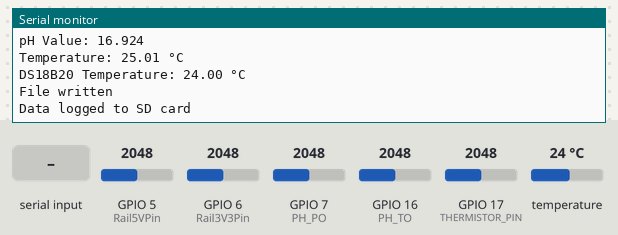
Simulated run of this program. Board: ESP32-S3. Parts: the last lines printed to the serial monitor. Inputs (shaded band) come from the test bench; at power-on: temperature 24 °C, GPIO 5 (Rail5VPin) = 2048, GPIO 6 (Rail3V3Pin) = 2048, GPIO 7 (PH_PO) = 2048, GPIO 16 (PH_TO) = 2048, GPIO 17 (THERMISTOR_PIN) = 2048. WiFi joins after 1.5 s; servers stay silent unless stated; the local clock reads 2024-03-15 10:24:30 at power-on unless the program sets it; storage starts empty.

Above: at 2.7 s.
2.8 s: "DOWNLOAD \n" received over Serial
5.8 s: "RESET\n" received over Serial
8.6 s: "STOP_LOGGING\n" received over Serial
At 10.6 s:
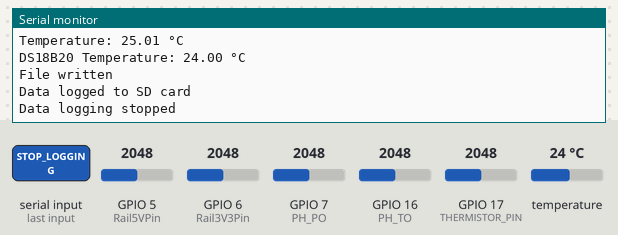
11.4 s: "START_LOGGING\n" received over Serial
At 12.6 s:
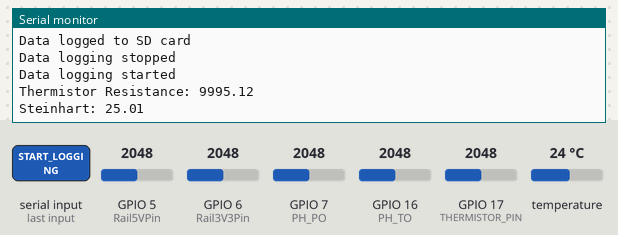
13.4 s: temperature set to 12 °C
At 15.1 s:
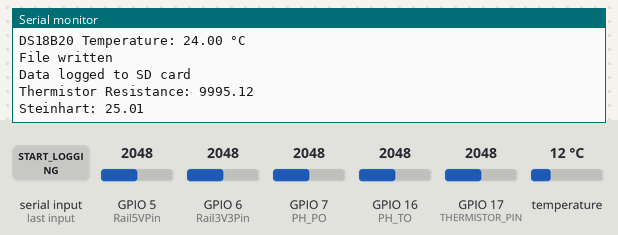
15.3 s: GPIO 5 (Rail5VPin) set to 2866
At 16.1 s:
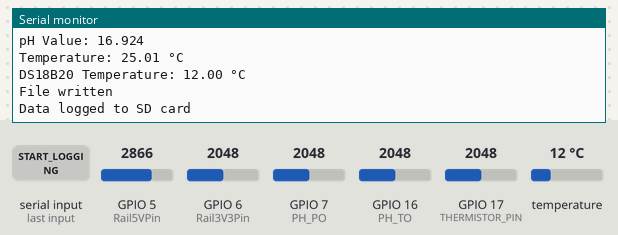
Timing chart, 0 to 18.2 s (numbered marks = the images above; inputs shaded):
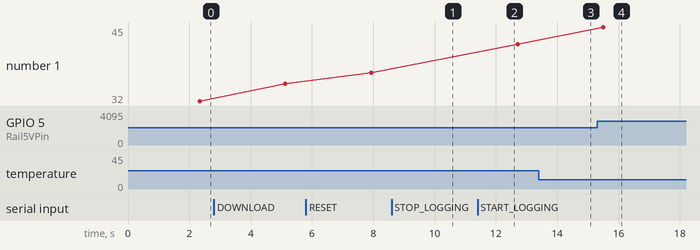

The program:

main.cpp
```cpp
#include <Arduino.h>
#include <WiFi.h>
#include <FS.h>
#include <SD_MMC.h>
#include "time.h"
#include "sysvoltagemon.h"
#include "tds.h"
#include "ph.h"
#include "thermistor.h"
#include "wifi_driver.h"
#include "ds18b20.h"
#include "sdcard_driver.h"  // Include the SD card driver

// Replace with your network credentials
const char* ssid = "Apocalypse";
const char* password = "JS283ac$";

// NTP server to request time from
// const char* ntpServer = "pool.ntp.org";
const char* ntpServer = "time.google.com";
// Time zone offset in seconds (for example, -5*3600 for EST)
const long gmtOffset_sec = -5 * 3600; // Adjust this to your time zone
const int daylightOffset_sec = 3600; // Daylight offset, adjust if needed

// Pin where the DS18B20 is connected
const uint8_t DS18B20_PIN = 47; // Corrected pin for DS18B20

// Create an instance of the DS18B20 class
DS18B20 temperatureSensor(DS18B20_PIN);

// Create an instance of the SDCardDriver class
SDCardDriver sdCard;

// Create a mutex for SD card access
SemaphoreHandle_t sdCardMutex;

// Flag to control data logging
bool isLoggingEnabled = true;

// Create an instance of the WiFiDriver class
WiFiDriver wifi;

// Function declarations
void handleSerialCommand();
void printSensorValues();
void printLocalTime();
void downloadFile(String fileName);  // Forward declaration
void deleteFile(String fileName);  // Forward declaration
void createDatalogWithHeaders();  // Function to create datalog with headers

void setup() {
    // Start the Serial Monitor
    Serial.begin(115200);
    delay(10);

    // Initialize the Wi-Fi driver and connect to Wi-Fi
    wifi.begin(ssid, password);

    // Synchronize time with NTP
    configTime(gmtOffset_sec, daylightOffset_sec, ntpServer);
    Serial.println("Waiting for NTP time sync...");
    struct tm timeinfo;
    while (!getLocalTime(&timeinfo)) {
        Serial.print(".");
        delay(1000);
    }
    Serial.println("\nTime synchronized!");

    // Print the current local time for debugging
    printLocalTime();

    // Initialize all other systems
    initSysVoltageMon();
    initTDS();
    initph();
    initThermistor();

    // Initialize the DS18B20 temperature sensor
    temperatureSensor.begin();

    // Initialize the SD card mutex
    sdCardMutex = xSemaphoreCreateMutex();

    // Initialize the SD card
    xSemaphoreTake(sdCardMutex, portMAX_DELAY);
    bool sdCardInitialized = sdCard.begin();
    xSemaphoreGive(sdCardMutex);
    if (!sdCardInitialized) {
        Serial.println("SD card initialization failed!");
        return;
    }

    // Create the CSV header if the file doesn't exist
    createDatalogWithHeaders();
}

void loop() {
    // Handle serial commands
    if (Serial.available() > 0) {
        handleSerialCommand();
    }

    // Perform regular data logging if enabled
    if (isLoggingEnabled) {
        printSensorValues();
    }

    delay(2000); // Update every 2 seconds
}

void handleSerialCommand() {
    String command = Serial.readStringUntil('\n');
    command.trim(); // Remove any trailing whitespace

    if (command.startsWith("DOWNLOAD ")) {
        String fileName = command.substring(9);
        isLoggingEnabled = false;  // Pause data logging
        delay(100);  // Ensure any ongoing logging is completed
        downloadFile(fileName);
        isLoggingEnabled = true;  // Resume data logging
    } else if (command.startsWith("DELETE ")) {
        String fileName = command.substring(7);
        isLoggingEnabled = false;  // Pause data logging
        delay(100);  // Ensure any ongoing logging is completed
        deleteFile(fileName);
        isLoggingEnabled = true;  // Resume data logging
    } else if (command == "READ") {
        printSensorValues();
    } else if (command.startsWith("LOG ")) {
        String message = command.substring(4);
        xSemaphoreTake(sdCardMutex, portMAX_DELAY);
        sdCard.writeFile("/datalog.csv", (message + "\n").c_str());
        xSemaphoreGive(sdCardMutex);
        Serial.println("Message logged to SD card");
    } else if (command == "RESET") {
        // Example command to reset sensors
        initSysVoltageMon();
        initTDS();
        initph();
        initThermistor();
        temperatureSensor.begin();
        Serial.println("Sensors reset");
    } else if (command == "STOP_LOGGING") {
        // Example command to stop logging data
        isLoggingEnabled = false;
        Serial.println("Data logging stopped");
    } else if (command == "START_LOGGING") {
        // Example command to start logging data
        isLoggingEnabled = true;
        Serial.println("Data logging started");
    } else {
        Serial.println("Unknown command");
    }
}

void downloadFile(String fileName) {
    xSemaphoreTake(sdCardMutex, portMAX_DELAY);
    File file = SD_MMC.open("/" + fileName, FILE_READ);
    if (file) {
        Serial.println("START");
        while (file.available()) {
            Serial.write(file.read());
        }
        Serial.println("END");
        file.close();
    } else {
        Serial.println("Failed to open file: " + fileName);
    }
    xSemaphoreGive(sdCardMutex);
}

void deleteFile(String fileName) {
    Serial.println("Attempting to delete file: " + fileName);
    xSemaphoreTake(sdCardMutex, portMAX_DELAY);
    if (SD_MMC.remove("/" + fileName)) {
        Serial.println("DELETE_SUCCESS");
        // Recreate the file with headers
        createDatalogWithHeaders();
    } else {
        Serial.println("DELETE_FAILED");
    }
    xSemaphoreGive(sdCardMutex);
}

void createDatalogWithHeaders() {
    xSemaphoreTake(sdCardMutex, portMAX_DELAY);
    File file = SD_MMC.open("/datalog.csv", FILE_WRITE);
    if (file) {
        file.println("Timestamp,3.3V Rail (V),5V Rail (V),TDS Value (ppm),pH Value,Temperature (°C),DS18B20 Temperature (°C)");
        file.close();
        Serial.println("Datalog file created with headers.");
    } else {
        Serial.println("Failed to create datalog file with headers.");
    }
    xSemaphoreGive(sdCardMutex);
}

void printSensorValues() {
    // Monitor all systems and get values
    float voltage3V3 = getVoltage3V3();
    float voltage5V = getVoltage5V();
    float tdsValue = getTDSValue(voltage5V);
    float phValue = getPHValue(voltage5V);
    float temperature = getTemperature(voltage5V); // Use the 5V reference for the thermistor
    float ds18b20Temperature = temperatureSensor.getTemperature(); // Get temperature from DS18B20

    // Get the current time
    struct tm timeinfo;
    if (!getLocalTime(&timeinfo)) {
        Serial.println("Failed to obtain time");
        return;
    }
    char timeString[30];
    strftime(timeString, sizeof(timeString), "%Y-%m-%d %H:%M:%S", &timeinfo);

    // Print the readings in a tidy format
    Serial.print("Timestamp: ");
    Serial.println(timeString);
    Serial.print("3.3V Rail: ");
    Serial.print(voltage3V3, 3);
    Serial.println(" V");
    Serial.print("5V Rail: ");
    Serial.print(voltage5V, 3);
    Serial.println(" V");
    Serial.print("TDS Value: ");
    Serial.print(tdsValue, 0);
    Serial.println(" ppm");
    Serial.print("pH Value: ");
    Serial.print(phValue, 3);
    Serial.println("");
    Serial.print("Temperature: ");
    Serial.print(temperature, 2);
    Serial.println(" °C");
    Serial.print("DS18B20 Temperature: ");
    Serial.print(ds18b20Temperature, 2);
    Serial.println(" °C");

    // Log data to the SD card in CSV format
    String data = String(timeString) + "," + String(voltage3V3, 3) + "," +
                  String(voltage5V, 3) + "," + String(tdsValue, 0) + "," +
                  String(phValue, 3) + "," + String(temperature, 2) + "," +
                  String(ds18b20Temperature, 2) + "\n";
    xSemaphoreTake(sdCardMutex, portMAX_DELAY);
    if (sdCard.writeFile("/datalog.csv", data.c_str())) {
        Serial.println("Data logged to SD card");
    }
    xSemaphoreGive(sdCardMutex);

    // Update sensor values in WiFiDriver
    wifi.updateSensorValues(voltage3V3, voltage5V, tdsValue, phValue, temperature, ds18b20Temperature);
}

void printLocalTime() {
    struct tm timeinfo;
    if (getLocalTime(&timeinfo)) {
        Serial.println(&timeinfo, "%A, %B %d %Y %H:%M:%S");
    } else {
        Serial.println("Failed to obtain time");
    }
}
```

ds18b20.cpp
```cpp
#include "ds18b20.h"

DS18B20::DS18B20(uint8_t pin) : oneWire(pin), sensors(&oneWire) {
}

void DS18B20::begin() {
    sensors.begin();
}

float DS18B20::getTemperature() {
    sensors.requestTemperatures();
    return sensors.getTempCByIndex(0);
}
```

ds18b20.h
```cpp
#ifndef DS18B20_H
#define DS18B20_H

#include <OneWire.h>
#include <DallasTemperature.h>

class DS18B20 {
public:
    DS18B20(uint8_t pin);
    void begin();
    float getTemperature();
private:
    OneWire oneWire;
    DallasTemperature sensors;
};

#endif // DS18B20_H
```

ph.cpp
```cpp
#include <Arduino.h>
#include "ph.h"

// "To" appears to be a temperature compensation pin but its function is currently unclear
#define PH_TO 16 // This is the pin number connected to To
// "Do" appears to be an interrupt pin that goes LOW (3.65V -> 0.77V) when the limit set by the potentiometer near the pins is reached.
// A red LED on the board (near the green one) activates when the pH limit is reached and can be used to calibrate the potentiometer.
#define PH_DO 15 // This is the pin number connected to Do
// "Po" is the raw output value for the pH
#define PH_PO 7 // This is the pin number connected to Po

void initph() {
    Serial.begin(115200);
    Serial.println("pH monitoring setup complete.");
    pinMode(PH_PO, INPUT);
    pinMode(PH_TO, INPUT);
}

float getPHValue(float voltage5V) {
    int measure = analogRead(PH_PO);
    double voltage = (voltage5V / 4095.0) * measure;

    // Read temperature from TO pin
    int tempValue = analogRead(PH_TO);
    float tempVoltage = (voltage5V / 4095.0) * tempValue; // Use passed voltage5V for temperature reading
    float tempSensorValue = tempVoltage * 100.0; // Example conversion, adjust based on sensor specifics

    // Example known ambient temperature (adjust as needed)
    float ambientTemperature = 25.0;

    // Calculate offset
    float offset = ambientTemperature - tempSensorValue;

    // Apply temperature compensation (example formula, adjust based on specifics)
    float compensatedVoltage = voltage + (offset * 0.01); // Example adjustment

    // Use voltage5V / 2 as the midpoint instead of assuming 2.5
    float midpoint = voltage5V / 2.0;
    float Po = 7 + ((midpoint - compensatedVoltage) / 0.18);
    return Po;
}
```

ph.h
```cpp
#ifndef PH_H
#define PH_H

void initph();
float getPHValue(float voltage5V);

#endif // PH_H
```

sysvoltagemon.cpp
```cpp
#include <Arduino.h>
#include "sysvoltagemon.h"

#define VREF 3.3           // Analog reference voltage (Volt) of the ADC for ESP32
#define ADC_MAX 4095       // 12-bit ADC
#define VOLTAGE_DIVIDER_RATIO (10.0 + 4.7) / 4.7 // Ratio for the 5V rail voltage divider
#define CORRECTION_FACTOR_5V 0.789 // Correction factor based on observed discrepancy for 5V rail
#define CORRECTION_FACTOR_3V3 1.0067 // Correction factor based on observed discrepancy for 3.3V rail

#define Rail3V3Pin 6       // ADC pin for 3.3V rail
#define Rail5VPin 5       // ADC pin for 5V rail (through voltage divider)

void initSysVoltageMon() {
    Serial.begin(115200);
    Serial.println("Voltage monitoring setup complete.");
    pinMode(Rail3V3Pin, INPUT);
    pinMode(Rail5VPin, INPUT);
}

float getVoltage3V3() {
    int adcValue3V3 = analogRead(Rail3V3Pin);
    float measuredVoltage3V3 = (adcValue3V3 * VREF) / ADC_MAX;
    return measuredVoltage3V3 * CORRECTION_FACTOR_3V3;
}

float getVoltage5V() {
    int adcValue5V = analogRead(Rail5VPin);
    float measuredVoltage5V = (adcValue5V * VREF) / ADC_MAX;
    return measuredVoltage5V * VOLTAGE_DIVIDER_RATIO * CORRECTION_FACTOR_5V;
}
```

sysvoltagemon.h
```cpp
#ifndef SYSVOLTAGEMON_H
#define SYSVOLTAGEMON_H

void initSysVoltageMon();
float getVoltage3V3();
float getVoltage5V();

#endif // SYSVOLTAGEMON_H
```

tds.cpp
```cpp
#include <Arduino.h>
#include "tds.h"

#define TdsSensorPin 5  // GPIO pin for the TDS sensor, using ADC1_CH4 on ESP32-S3
#define SCOUNT 30          // Sum of sample points
int analogBuffer[SCOUNT];  // Store the analog value in the array, read from ADC
int analogBufferTemp[SCOUNT];
int analogBufferIndex = 0, copyIndex = 0;
float averageVoltage = 0, tdsValue = 0, temperature = 25;
float calibrationFactor = 1.23; // Replace this with your actual calibration factor

int getMedianNum(int bArray[], int iFilterLen) {
    int bTab[iFilterLen];
    for (byte i = 0; i < iFilterLen; i++)
        bTab[i] = bArray[i];
    int i, j, bTemp;
    for (j = 0; j < iFilterLen - 1; j++) {
        for (i = 0; i < iFilterLen - j - 1; i++) {
            if (bTab[i] > bTab[i + 1]) {
                bTemp = bTab[i];
                bTab[i] = bTab[i + 1];
                bTab[i + 1] = bTemp;
            }
        }
    }
    if ((iFilterLen & 1) > 0)
        bTemp = bTab[(iFilterLen - 1) / 2];
    else
        bTemp = (bTab[iFilterLen / 2] + bTab[iFilterLen / 2 - 1]) / 2;
    return bTemp;
}

void initTDS() {
    Serial.begin(115200);
    Serial.println("TDS monitoring setup complete.");
    pinMode(TdsSensorPin, INPUT);
}

float getTDSValue(float voltage5V) {
    static unsigned long analogSampleTimepoint = millis();
    if (millis() - analogSampleTimepoint > 40U) { // Every 40 milliseconds, read the analog value from the ADC
        analogSampleTimepoint = millis();
        analogBuffer[analogBufferIndex] = analogRead(TdsSensorPin); // Read the analog value and store into the buffer
        analogBufferIndex++;
        if (analogBufferIndex == SCOUNT)
            analogBufferIndex = 0;
    }

    static unsigned long printTimepoint = millis();
    if (millis() - printTimepoint > 800U) {
        printTimepoint = millis();
        for (copyIndex = 0; copyIndex < SCOUNT; copyIndex++)
            analogBufferTemp[copyIndex] = analogBuffer[copyIndex];
        averageVoltage = getMedianNum(analogBufferTemp, SCOUNT) * (float)voltage5V / 4096.0; // Use passed voltage5V instead of a constant
        float compensationCoefficient = 1.0 + 0.02 * (temperature - 25.0); // Temperature compensation formula: fFinalResult(25^C) = fFinalResult(current)/(1.0+0.02*(fTP-25.0));
        float compensationVoltage = averageVoltage / compensationCoefficient; // Temperature compensation
        tdsValue = (133.42 * compensationVoltage * compensationVoltage * compensationVoltage - 255.86 * compensationVoltage * compensationVoltage + 857.39 * compensationVoltage) * 0.5; // Convert voltage value to TDS value

        // Apply calibration factor
        tdsValue *= calibrationFactor;
    }
    return tdsValue;
}
```

tds.h
```cpp
#ifndef TDS_H
#define TDS_H

void initTDS();
float getTDSValue(float voltage5V);

#endif // TDS_H
```

thermistor.cpp
```cpp
#include <Arduino.h>
#include "thermistor.h"

#define THERMISTOR_PIN 17   // GPIO pin connected to the thermistor
#define SERIES_RESISTOR 10000.0 // Value of the series resistor (10k ohms)
#define B_COEFFICIENT 7101 // Updated Beta coefficient based on calibration points
#define NOMINAL_RESISTANCE 10000 // Resistance at 25 degrees Celsius (10k ohms)
#define NOMINAL_TEMPERATURE 25.0 // Nominal temperature (25 degrees Celsius)

// Function to initialize the thermistor pin
void initThermistor() {
    pinMode(THERMISTOR_PIN, INPUT);
}

// Function to get the raw ADC value from the thermistor
int getRawADCValue() {
    return analogRead(THERMISTOR_PIN);
}

// Function to calculate the voltage across the thermistor
float getThermistorVoltage(float vref) {
    int adcValue = getRawADCValue();
    return (vref / 4095.0) * adcValue;
}

// Function to calculate the resistance of the thermistor
float getThermistorResistance(float vref) {
    float voltage = getThermistorVoltage(vref);
    return SERIES_RESISTOR * (vref / voltage - 1.0);
}

// Function to get the temperature reading from the thermistor
float getTemperature(float vref) {
    float thermistorResistance = getThermistorResistance(vref);

    // Prevent division by zero or negative resistance values
    if (thermistorResistance <= 0) {
        return -273.15; // Return an error value
    }

    // Debugging prints
    Serial.print("Thermistor Resistance: ");
    Serial.println(thermistorResistance);

    // Calculate the temperature using the Steinhart-Hart equation
    float steinhart;
    steinhart = thermistorResistance / NOMINAL_RESISTANCE;      // (R/Ro)
    steinhart = log(steinhart);                                 // ln(R/Ro)
    steinhart /= B_COEFFICIENT;                                 // 1/B * ln(R/Ro)
    steinhart += 1.0 / (NOMINAL_TEMPERATURE + 273.15);          // + (1/To)
    steinhart = 1.0 / steinhart;                                // Invert
    steinhart -= 273.15;                                        // Convert to Celsius

    // Debugging prints
    Serial.print("Steinhart: ");
    Serial.println(steinhart);

    return steinhart;
}
```

thermistor.h
```cpp
#ifndef THERMISTOR_H
#define THERMISTOR_H

void initThermistor();
float getTemperature(float vref);
int getRawADCValue();
float getThermistorVoltage(float vref);
float getThermistorResistance(float vref);

#endif // THERMISTOR_H
```

i2c_driver.cpp
```cpp
#include "i2c_driver.h"

void I2CDriver::begin() {
    Wire.begin(); // Initialize the I2C bus
    Serial.begin(115200); // Initialize serial communication
    while (!Serial); // Wait for the serial connection to be established
    Serial.println("I2C Driver Initialized");
}

void I2CDriver::scan() {
    byte error, address;
    int nDevices;

    Serial.println("Scanning for I2C devices...");

    nDevices = 0;
    for (address = 1; address < 127; address++ ) {
        // The i2c_scanner uses the return value of
        // the Write.endTransmission to see if
        // a device did acknowledge to the address.
        Wire.beginTransmission(address);
        error = Wire.endTransmission();

        if (error == 0) {
            Serial.print("I2C device found at address 0x");
            if (address < 16) {
                Serial.print("0");
            }
            Serial.print(address, HEX);
            Serial.println("  !");

            nDevices++;
        } else if (error == 4) {
            Serial.print("Unknown error at address 0x");
            if (address < 16) {
                Serial.print("0");
            }
            Serial.println(address, HEX);
        }
    }
    if (nDevices == 0) {
        Serial.println("No I2C devices found\n");
    } else {
        Serial.println("Scan complete\n");
    }
}
```

Source omitted: i2c_driver.h (171 bytes), sdcard_driver.cpp (1337 bytes), sdcard_driver.h (346 bytes), wifi_driver.cpp (1016 bytes), wifi_driver.h (568 bytes)

Measured:
- after the input at 8.6 s, the serial monitor: prints a new line after 1.4 s (image 1)
- after the input at 11.4 s, the serial monitor: prints a new line after 0.55 s (image 2)
- plotted number 1: 37 → 42 after the input at 11.4 s
